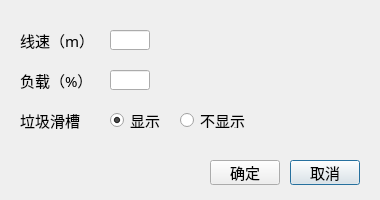
<?xml version="1.0" encoding="UTF-8"?>
<ui version="4.0">
 <class>Setting</class>
 <widget class="QDialog" name="Setting">
  <property name="geometry">
   <rect>
    <x>0</x>
    <y>0</y>
    <width>380</width>
    <height>200</height>
   </rect>
  </property>
  <property name="windowTitle">
   <string>参数设置</string>
  </property>
  <widget class="QLabel" name="label_2">
   <property name="geometry">
    <rect>
     <x>20</x>
     <y>20</y>
     <width>80</width>
     <height>40</height>
    </rect>
   </property>
   <property name="font">
    <font>
     <family>黑体</family>
     <pointsize>11</pointsize>
     <weight>50</weight>
     <italic>false</italic>
     <bold>false</bold>
    </font>
   </property>
   <property name="text">
    <string>线速（m）</string>
   </property>
   <property name="alignment">
    <set>Qt::AlignLeading|Qt::AlignLeft|Qt::AlignVCenter</set>
   </property>
  </widget>
  <widget class="QLabel" name="label_3">
   <property name="geometry">
    <rect>
     <x>20</x>
     <y>60</y>
     <width>80</width>
     <height>40</height>
    </rect>
   </property>
   <property name="font">
    <font>
     <family>黑体</family>
     <pointsize>11</pointsize>
     <weight>50</weight>
     <italic>false</italic>
     <bold>false</bold>
    </font>
   </property>
   <property name="text">
    <string>负载（%）</string>
   </property>
   <property name="alignment">
    <set>Qt::AlignLeading|Qt::AlignLeft|Qt::AlignVCenter</set>
   </property>
  </widget>
  <widget class="QLabel" name="label_4">
   <property name="geometry">
    <rect>
     <x>20</x>
     <y>100</y>
     <width>80</width>
     <height>40</height>
    </rect>
   </property>
   <property name="font">
    <font>
     <family>黑体</family>
     <pointsize>11</pointsize>
     <weight>50</weight>
     <italic>false</italic>
     <bold>false</bold>
    </font>
   </property>
   <property name="text">
    <string>垃圾滑槽</string>
   </property>
   <property name="alignment">
    <set>Qt::AlignLeading|Qt::AlignLeft|Qt::AlignVCenter</set>
   </property>
  </widget>
  <widget class="QLineEdit" name="lineEdit">
   <property name="geometry">
    <rect>
     <x>110</x>
     <y>30</y>
     <width>40</width>
     <height>20</height>
    </rect>
   </property>
  </widget>
  <widget class="QLineEdit" name="lineEdit_2">
   <property name="geometry">
    <rect>
     <x>110</x>
     <y>70</y>
     <width>40</width>
     <height>20</height>
    </rect>
   </property>
  </widget>
  <widget class="QRadioButton" name="radioButton">
   <property name="geometry">
    <rect>
     <x>110</x>
     <y>112</y>
     <width>89</width>
     <height>16</height>
    </rect>
   </property>
   <property name="font">
    <font>
     <family>黑体</family>
     <pointsize>11</pointsize>
    </font>
   </property>
   <property name="text">
    <string>显示</string>
   </property>
   <property name="checked">
    <bool>true</bool>
   </property>
  </widget>
  <widget class="QRadioButton" name="radioButton_2">
   <property name="geometry">
    <rect>
     <x>180</x>
     <y>112</y>
     <width>89</width>
     <height>16</height>
    </rect>
   </property>
   <property name="font">
    <font>
     <family>黑体</family>
     <pointsize>11</pointsize>
    </font>
   </property>
   <property name="text">
    <string>不显示</string>
   </property>
  </widget>
  <widget class="QPushButton" name="btnCancel">
   <property name="geometry">
    <rect>
     <x>290</x>
     <y>160</y>
     <width>70</width>
     <height>25</height>
    </rect>
   </property>
   <property name="font">
    <font>
     <family>黑体</family>
     <pointsize>11</pointsize>
    </font>
   </property>
   <property name="text">
    <string>取消</string>
   </property>
  </widget>
  <widget class="QPushButton" name="btnOK">
   <property name="geometry">
    <rect>
     <x>210</x>
     <y>160</y>
     <width>70</width>
     <height>25</height>
    </rect>
   </property>
   <property name="font">
    <font>
     <family>黑体</family>
     <pointsize>11</pointsize>
    </font>
   </property>
   <property name="text">
    <string>确定</string>
   </property>
  </widget>
 </widget>
 <layoutdefault spacing="6" margin="11"/>
 <resources/>
 <connections/>
</ui>
